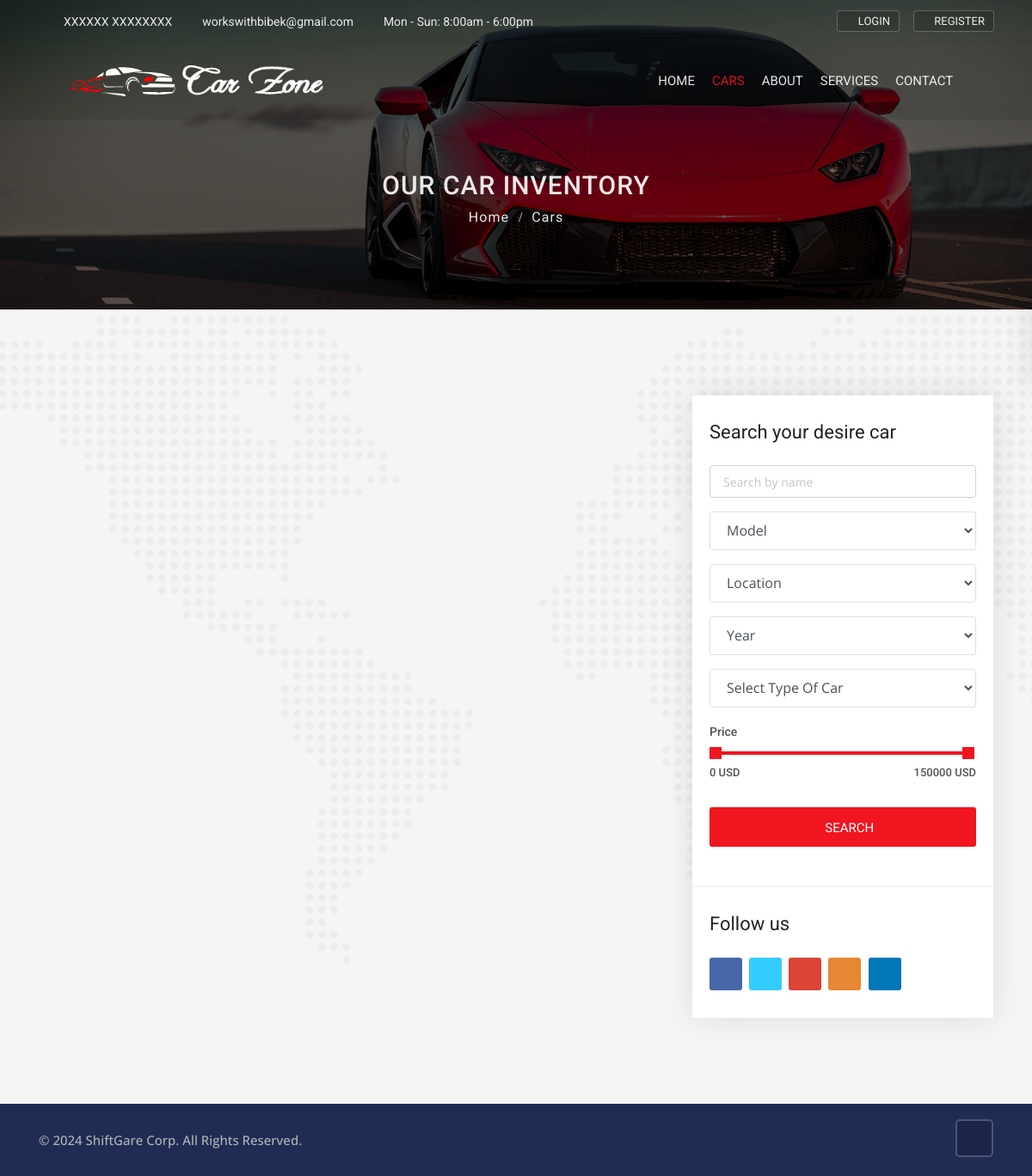
The page /cars on the database as committed earlier.
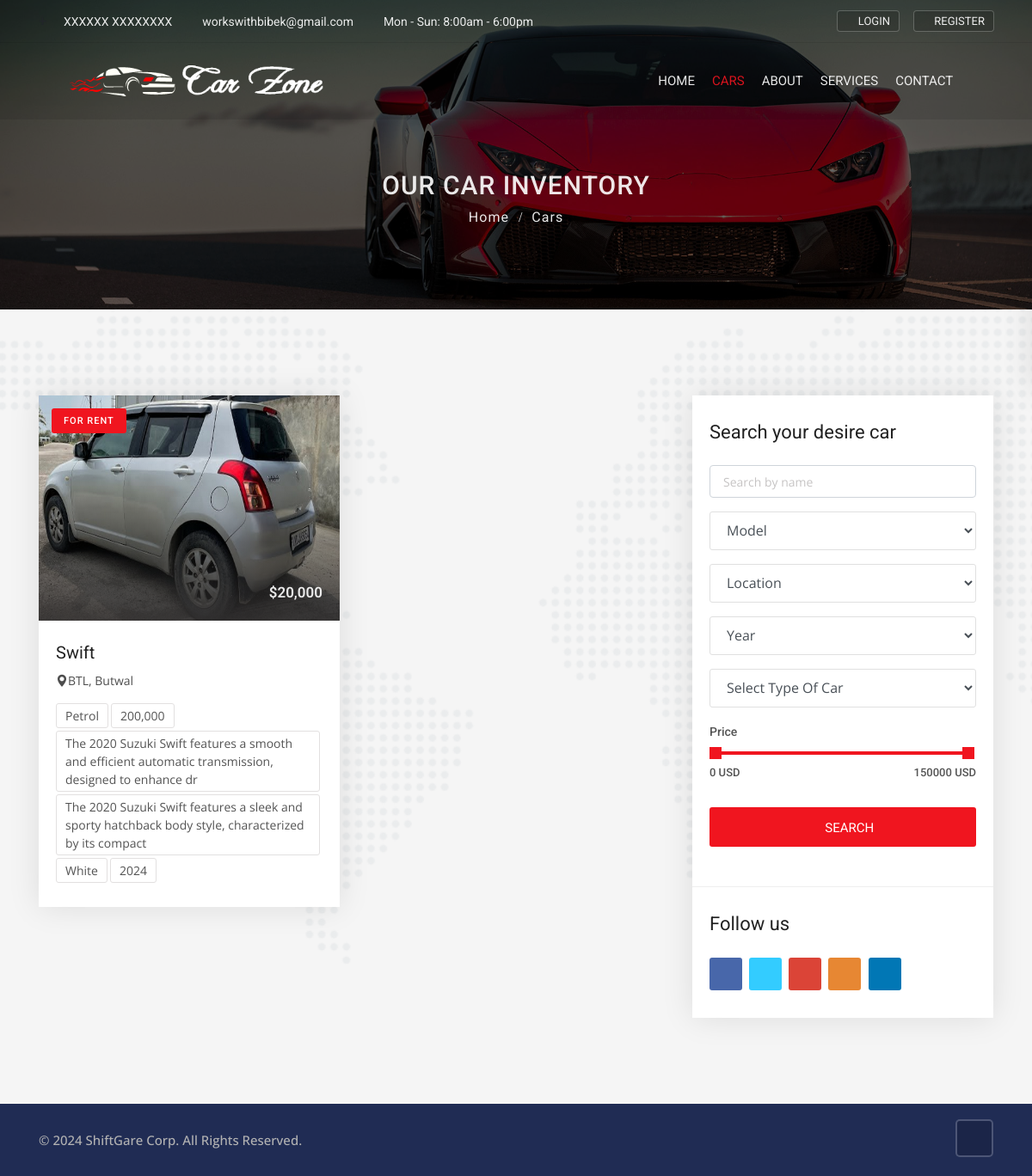
The same page on the database as committed later.
### cars/models.py (models this page shows, shortened)
class Car(models.Model):
    state_choice = (
('KTM', 'Kathmandu'),
    ('BTL', 'Butwal'),
    ('BHR', 'Bhaktapur'),
    ('LAL', 'Lalitpur'),
    ('NPL', 'Nepalgunj'),
    ('DHA', 'Dhangadhi'),
    ('KAL', 'Kalaiya'),
    ('BIR', 'Biratnagar'),
    ('MOR', 'Morang'),
    ('SYN', 'Syndhuli'),
    ('PAR', 'Parbat'),
    ('KAV', 'Kavre'),
    ('SOL', 'Solukhumbu'),
    ('JAS', 'Jasikhel'),
    ('PAL', 'Palpa'),
    ('NAW', 'Nawalpur'),
    ('MAK', 'Makwanpur'),
    ('BAG', 'Baglung'),
    ('GUL', 'Gulmi'),
    ('DOL', 'Dolakha'),
    ('JUM', 'Jumla'),
    ('BAJ', 'Bajhang'),
    ('DHA', 'Dharan'),
    ('ROL', 'Rolpa'),
    ('RUK', 'Rukum'),
    ('SIND', 'Sindhupalchok'),
    ('KASK', 'Kaski'),
    ('SIRA', 'Siraha'),
    ('MGT', 'Magway'),
    ('BARA', 'Bara'),
    ('LAM', 'Lamjung'),
    ('SUR', 'Surkhet'),
    ('DOL', 'Dolang'),
    ('MUG', 'Muglin'),
    ('JAR', 'Jara'),
    ('BAIT', 'Baitadi'),
    ('SIND', 'Sindhuli'),
    ('KHOT', 'Khotang'),
    ('UDAY', 'Udayapur'),
    ('JHAPA', 'Jhapa'),
    ('NKT', 'Nuwakot'),
    ('TAN', 'Tanahun'),
    ('RAME', 'Ramechhap'),
    ('LAM', 'Lamjung'),
    ('MOR', 'Morang'),
    ('PRA', 'Pratapgarh'),
    ('RUP', 'Rupandehi'),
    ('NAW', 'Nawalpur'),
    ('DHA', 'Dharan'),
    ('DAI', 'Dailekh'),
    ('DOL', 'Dolakha'),
    ('SUN', 'Sunsari'),
    ('TAL', 'Talakjung'),
    ('MAHA', 'Mahottari'),
    ('SIRA', 'Siraha'),
    ('SIND', 'Sindhuli'),
    ('MUG', 'Mugu'),
    ('KANCH', 'Kanchanpur'),
    ('JHAPA', 'Jhapa'),
    ('KAV', 'Kavre'),
    ('DOL', 'Dolpa'),
    ('KARN', 'Karnali'),
    ('BAJ', 'Bajura'),
    ('RAUT', 'Rautahat'),
    ('DAN', 'Dang'),
    ('BANK', 'Banke'),
    )
    year_choice = []
    for r in range(2000, (datetime.now().year+1)):
        year_choice.append((r,r))
    features_choices = (
        ('Cruise Control', 'Cruise Control'),
        ('Audio Interface', 'Audio Interface'),
        ('Airbags', 'Airbags'),
        ('Air Conditioning', 'Air Conditioning'),
        ('Seat Heating', 'Seat Heating'),
        ('Alarm System', 'Alarm System'),
        ('ParkAssist', 'ParkAssist'),
        ('Power Steering', 'Power Steering'),
        ('Reversing Camera', 'Reversing Camera'),
        ('Direct Fuel Injection', 'Direct Fuel Injection'),
        ('Auto Start/Stop', 'Auto Start/Stop'),
        ('Wind Deflector', 'Wind Deflector'),
        ('Bluetooth Handset', 'Bluetooth Handset'),
    )
    car_title = models.CharField(max_length=255)
    state = models.CharField(choices=state_choice, max_length=100)
    city = models.CharField(max_length=100)
    color = models.CharField(max_length=100)
    model = models.CharField(max_length=100)
    year = models.IntegerField(('year'), choices=year_choice)
    condition = models.CharField(max_length=100)
    price = models.IntegerField()
    description = RichTextField()
    car_photo = models.ImageField(upload_to='photos/%Y/%m/%d')
    car_photo_1 = models.ImageField(upload_to='photos/%Y/%m/%d', blank=True)
    car_photo_2 = models.ImageField(upload_to='photos/%Y/%m/%d', blank=True)
    features = MultiSelectField(choices=features_choices)
    body_style = models.CharField(max_length=100)
    engine = models.CharField(max_length=100)
    transmission = models.CharField(max_length=100)
    interior = models.CharField(max_length=100)
    miles = models.IntegerField()
    doors = models.IntegerField()
    passengers = models.IntegerField()
    vin_no = models.CharField(max_length=100)
    milage = models.IntegerField()
    fuel_type = models.CharField(max_length=50)
    no_of_owners = models.CharField(max_length=100)
    is_featured = models.BooleanField(default=False)
    created_date = models.DateTimeField(default=datetime.now, blank=True)

### cars/views.py (the view)
# urls.py: path('', views.cars, name='cars'),
def cars(request):
    cars = Car.objects.order_by('-created_date')
    paginator = Paginator(cars, 4)
    page = request.GET.get('page')
    paged_cars = paginator.get_page(page)
    model_search = Car.objects.values_list('model', flat=True).distinct()
    city_search = Car.objects.values_list('city', flat=True).distinct()
    year_search = Car.objects.values_list('year', flat=True).distinct()
    body_style_search = Car.objects.values_list('body_style', flat=True).distinct()
    data = {
        'cars': paged_cars,
        'model_search': model_search,
        'city_search': city_search,
        'year_search': year_search,
        'body_style_search': body_style_search,
    }
    return render(request, 'cars/cars.html', data)

### templates/cars/cars.html (shortened to what this page needs)
{% extends 'base.html' %}
{% block content %}
{% load static %}
{% load humanize %}
<div class="sub-banner overview-bgi">
    <div class="container breadcrumb-area">
        <div class="breadcrumb-areas">
            <h1>Our Car Inventory</h1>
            <ul class="breadcrumbs">
                <li><a href="{% url 'index' %}">Home</a></li>
                <li class="active">Cars</li>
            </ul>
        </div>
    </div>
</div>
<div class="featured-car content-area">
    <div class="container">
        <div class="row">
            <div class="col-lg-8 col-md-12">
                <div class="row">
                    {% for car in cars %}
                    <div class="col-lg-6 col-md-6">
                        <div class="car-box-3">
                            <div class="car-thumbnail">
                                <a href="{% url 'car_detail' car.id %}" class="car-img">
                                    <div class="tag">For Rent</div>
                                    <div class="price-box">
                                        <span>${{car.price | intcomma}}</span>
                                    </div>
                                    <img class="d-block w-100" src="{{car.car_photo.url}}" alt="car" style="min-height: 262px; max-height: 262px">
                                </a>
                            </div>
                            <div class="detail">
                                <h1 class="title">
                                    <a href="{% url 'car_detail' car.id %}">{{car.car_title}}</a>
                                </h1>
                                <div class="location">
                                    <a href="{% url 'car_detail' car.id %}">
                                        <i class="flaticon-pin"></i>{{car.state}}, {{car.city}}
                                    </a>
                                </div>
                                <ul class="facilities-list clearfix">
                                    <li>{{car.fuel_type}}</li>
                                    <li>{{car.miles | intcomma}}</li>
                                    <li>{{car.transmission}}</li>
                                    <li>{{car.body_style}}</li>
                                    <li>{{car.color}}</li>
                                    <li>{{car.year}}</li>
                                </ul>
                            </div>
                        </div>
                    </div>
                    {% endfor %}
                </div>
            </div>
            <div class="col-lg-4 col-md-12">
                <div class="sidebar-right">
                    <div class="widget advanced-search2">
                        <h3 class="sidebar-title">Search your desire car</h3>
                        <form action="{% url 'search' %}" method="">
                            <div class="form-group">
                                <input type="text" name="keyword" placeholder="Search by name" class="form-control">
                            </div>
                            <div class="form-group">
                                <select class="form-control search-fields" name="model">
                                    <option selected="true" disabled="disabled">Model</option>
                                </select>
                            </div>
                            <div class="form-group">
                                <select class="form-control search-fields" name="city">
                                    <option selected="true" disabled="disabled">Location</option>
                                </select>
                            </div>
                            <div class="form-group">
                                <select class="form-control search-fields" name="year">
                                    <option selected="true" disabled="disabled">Year</option>
                                </select>
                            </div>
                            <div class="form-group">
                                <select class="form-control search-fields" name="body_style">
                                    <option selected="true" disabled="disabled">Select Type Of Car</option>
                                </select>
                            </div>
                            <div class="range-slider clearfix">
                                <label>Price</label>
                                <div data-min="0" data-max="150000"  data-min-name="min_price" data-max-name="max_price" data-unit="USD" class="range-slider-ui ui-slider" aria-disabled="false"></div>
                                <div class="clearfix"></div>
                            </div>
                            <div class="form-group">
                                <button class="btn btn-block button-theme btn-md">
                                    <i class="fa fa-search"></i> Search
                                </button>
                            </div>
                        </form>
                    </div>
                    <div class="widget question widget-3">
                        <h5 class="sidebar-title">Follow us</h5>
                        <div class="social-list clearfix">
                            <ul>
                                <li><a href="#" class="facebook-bg"><i class="fa fa-facebook"></i></a></li>
                                <li><a href="#" class="twitter-bg"><i class="fa fa-twitter"></i></a></li>
                                <li><a href="#" class="google-bg"><i class="fa fa-google-plus"></i></a></li>
                                <li><a href="#" class="rss-bg"><i class="fa fa-rss"></i></a></li>
                                <li><a href="#" class="linkedin-bg"><i class="fa fa-linkedin"></i></a></li>
                            </ul>
                        </div>
                    </div>
                </div>
            </div>
        </div>
    </div>
</div>
{% endblock %}

Rows that differ between the two databases and show on the page:
added Car: price "20,000", car_photo (picture), car_title "Swift", state "BTL", city "Butwal", fuel_type "Petrol", miles "200,000", transmission "The 2020 Suzuki Swift features a smooth and efficient automatic transmission, designed to enhance dr", body_style "The 2020 Suzuki Swift features a sleek and sporty hatchback body style, characterized by its compact", color "White", year "2024"
